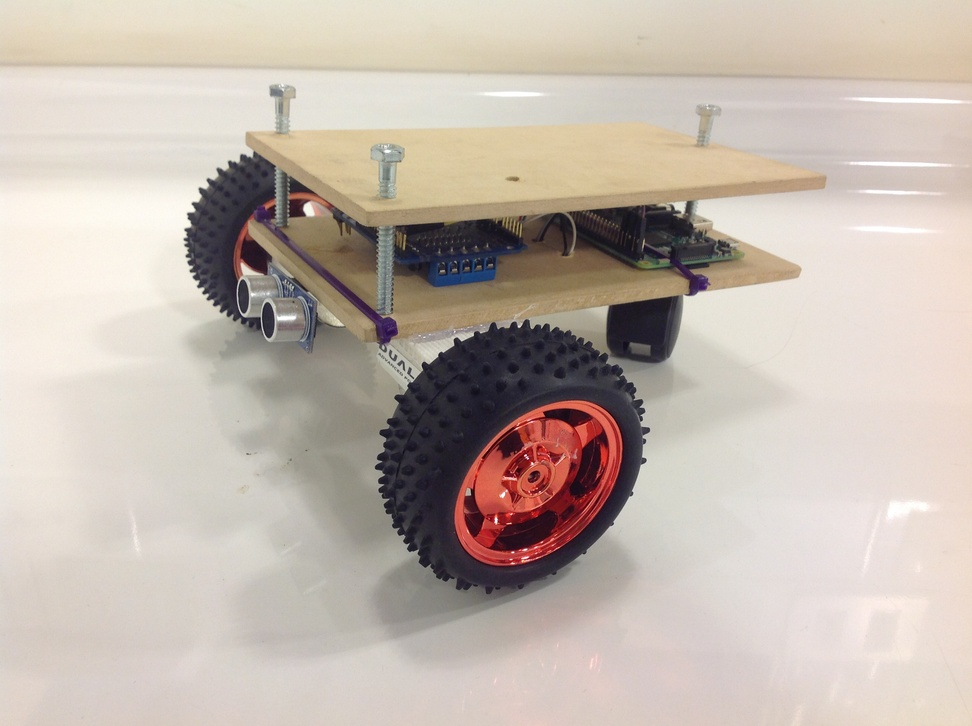
#> input picture IMG_0200.JPG, 972 x 726 px, shrunk from 2592 x 1936 before the run, given in place of the camera
$ python foto.py   (older library calls are emulated)
#> lines starting #> are read from the running program, lines starting #| are printed output that depends on the picture; after the words box and inside, x2 and y2 are one past the last pixel; in counts of white or black regions, pixels touching at a corner belong together; long printed decimals are rounded
import cv2
import numpy as np

cam =cv2.VideoCapture(0)
alto = int(cam.get(cv2.CAP_PROP_FRAME_WIDTH))
ancho = int(cam.get(cv2.CAP_PROP_FRAME_HEIGHT))
fps = int(cam.get(cv2.CAP_PROP_FPS))

_,foto=cam.read()
#> foto is the input picture: shape (726, 972, 3); mean B, G, R 173.6, 183.2, 194.9
cv2.imshow("FOTO",foto)
cv2.waitKey(0)

#filtro
#cv2.blur()
#cv2.billateralFilter()
#cv2.median()

borrosa=cv2.GaussianBlur(foto,(19,19),0)
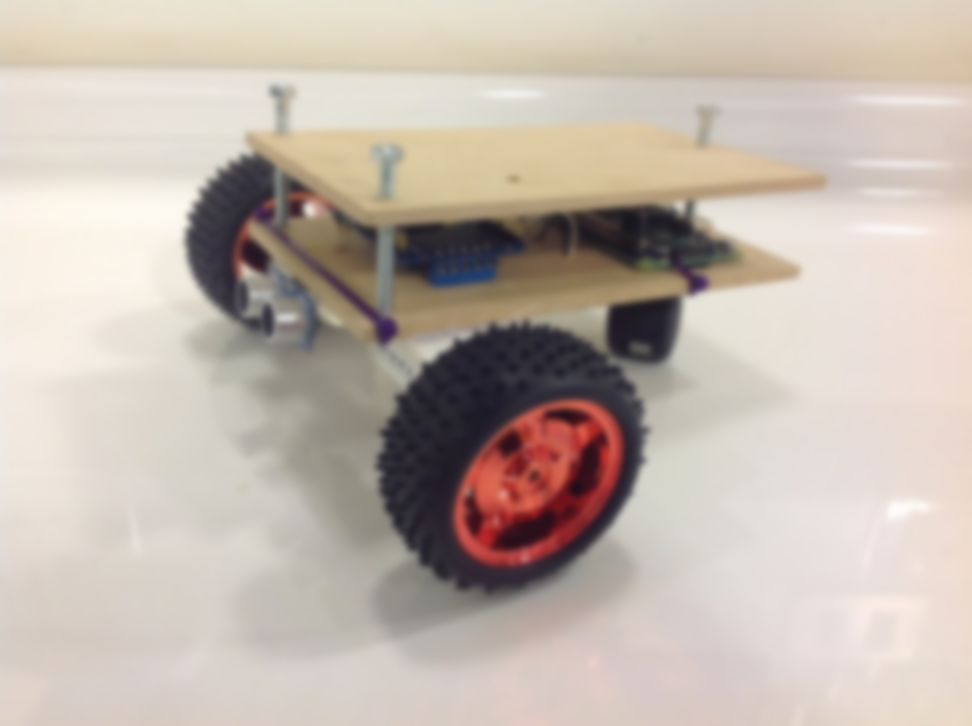
#> borrosa: shape (726, 972, 3); mean B, G, R 173.6, 183.2, 194.9
cv2.imshow("borrosa",borrosa)
cv2.waitKey(0)

# HSV
HSV = cv2.cvtColor(borrosa, cv2.COLOR_BGR2HSV)
#> HSV: shape (726, 972, 3); mean H, S, V 28.3, 33.7, 195.5

#Colores lim
azul_min=np.array([103,150,50])
azul_max=np.array([137,255,255])

#Rango/Mask
mascara = cv2.inRange(HSV,azul_min,azul_max)
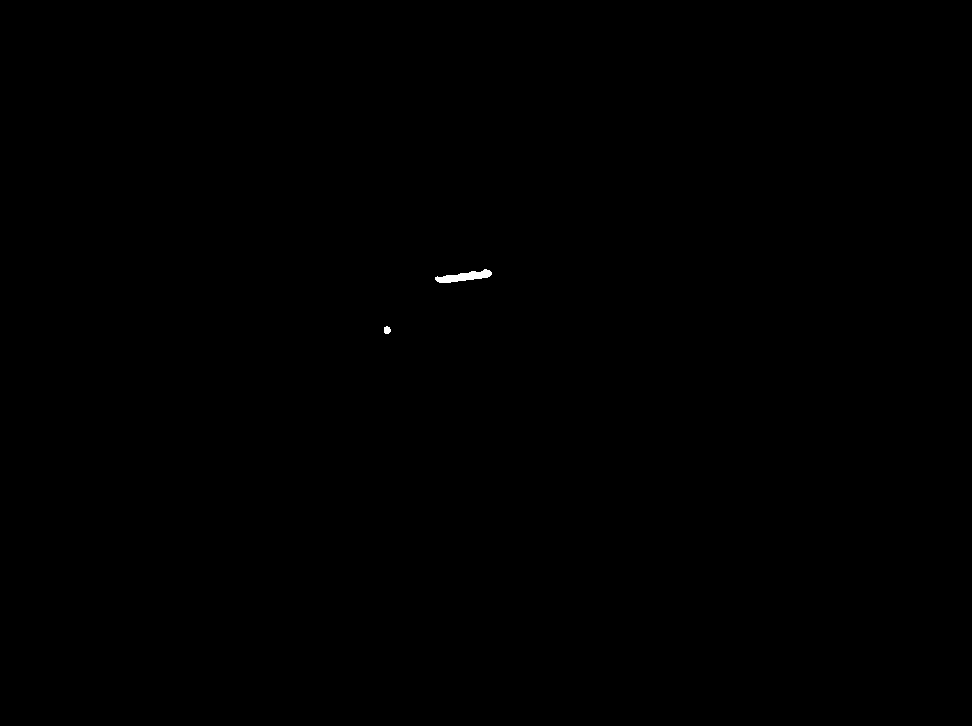
#> mascara: shape (726, 972); 0.06% white; 2 white regions
cv2.imshow("Mask",mascara)
cv2.waitKey(0)

#Contorno
azul=(255,0,0)

(_,conts,_)=cv2.findContours(mascara, cv2.RETR_EXTERNAL,
                             cv2.CHAIN_APPROX_SIMPLE)
#> conts = 2 contours; box (x1, y1, x2, y2) and area: (435, 269, 492, 283) 350, (384, 326, 391, 334) 34
cv2.drawContours(mascara,conts,-1,azul,5)
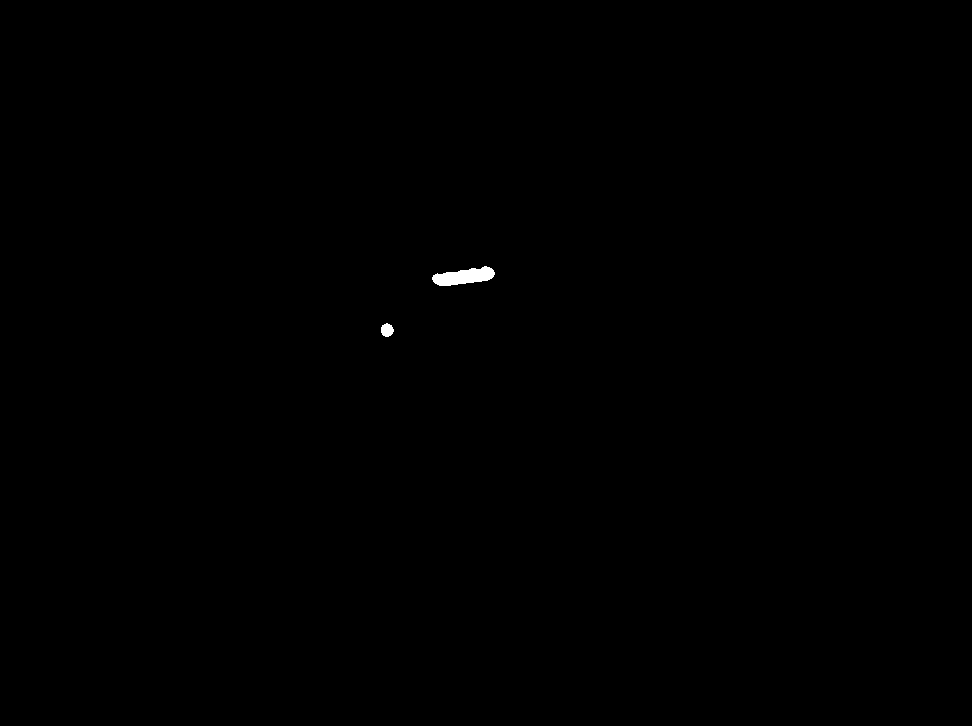
#> mascara: shape (726, 972); 0.13% white; 2 white regions
cv2.imshow("mascara",mascara)
cv2.waitKey(0)

#Contorno
azul=(255,0,0)

(_,conts,_)=cv2.findContours(mascara, cv2.RETR_EXTERNAL,
                             cv2.CHAIN_APPROX_SIMPLE)
#> conts = 2 contours; box (x1, y1, x2, y2) and area: (432, 266, 495, 286) 725, (381, 323, 394, 337) 117
"""
foto_aux=cv2.copy(foto)
cv2.drawContours(foto,conts,-1,azul,5)
cv2.imshow("huiija",foto)
cv2.waitKey(0)
"""

mask = cv2.merge([mascara,mascara,mascara])
#> mask: shape (726, 972, 3); 0.13% white; 2 white regions, box (x1, y1, x2, y2) and area: (432, 266, 495, 286) 792, (381, 323, 394, 337) 136
cv2.drawContours(mask,conts,-1,azul,5)
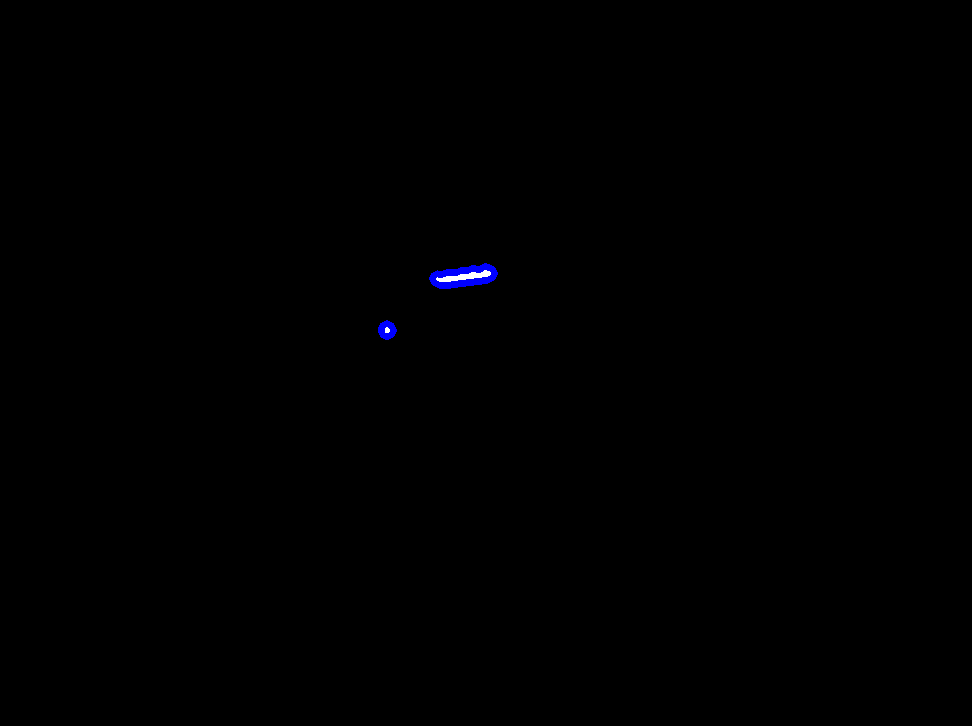
#> mask: shape (726, 972, 3); mean of channels 0, 1, 2 0.5, 0.1, 0.1; drawn as B, G, R
cv2.imshow("huija",mask)
cv2.waitKey(0)

#ss
verde =(0,255,0)
for c in conts:
    cv2.drawContours(foto,[c],-1,verde,5)
    M  = cv2.moments(c)
    cX = int(M["m10"]/M["m00"])
    cY = int(M["m01"]/M["m00"])

    cv2.circle(foto,(cX,cY),3, (255,0,0),-1)
    area = cv2.contourArea(c)
    per  = cv2.arcLength(c,True)

    print("area: {}".format(area) )
    print("perimetro: {}".format(per))

    cv2.imshow("Maskt",foto)
    cv2.waitKey(0)
#> this loop made 2 passes
#> (cX, cY, area, per) on passes 1 to 2: (386, 329, 117, 41.8), (463, 276, 725, 146.1)
#| area: 117.0
#| perimetro: 41.799
#| area: 725.0
#| perimetro: 146.083
#> pass 2, `cv2.imshow("Maskt",foto)`:
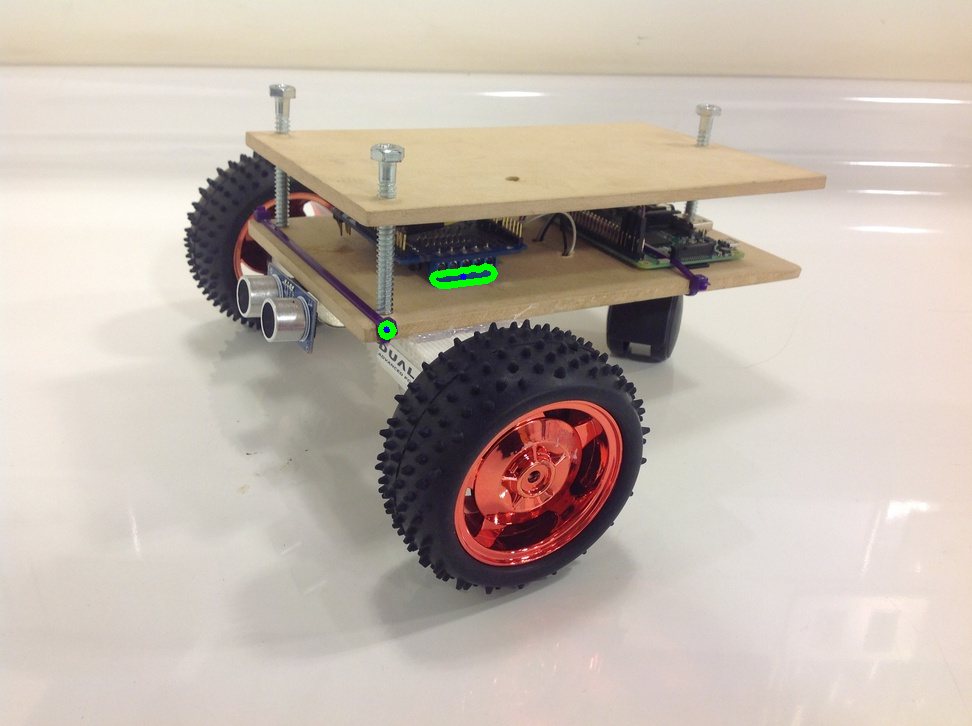
#> window 'Maskt': shape (726, 972, 3); mean B, G, R 173.4, 183.6, 194.8
